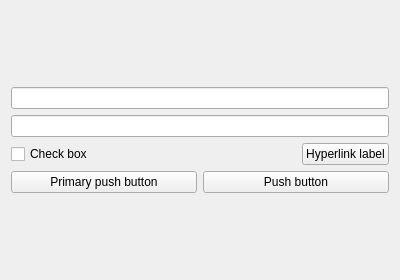
<?xml version="1.0" encoding="UTF-8"?>
<ui version="4.0">
 <class>Form</class>
 <widget class="QWidget" name="Form">
  <property name="geometry">
   <rect>
    <x>0</x>
    <y>0</y>
    <width>400</width>
    <height>280</height>
   </rect>
  </property>
  <property name="windowTitle">
   <string>Form</string>
  </property>
  <property name="layoutDirection">
   <enum>Qt::LayoutDirection::RightToLeft</enum>
  </property>
  <layout class="QVBoxLayout" name="verticalLayout">
   <item>
    <layout class="QHBoxLayout" name="horizontalLayout">
     <item>
      <widget class="ImageLabel" name="ImageLabel">
       <property name="layoutDirection">
        <enum>Qt::LayoutDirection::LeftToRight</enum>
       </property>
      </widget>
     </item>
    </layout>
   </item>
   <item>
    <layout class="QVBoxLayout" name="verticalLayout_2">
     <item>
      <widget class="LineEdit" name="UsernameLineEdit">
       <property name="layoutDirection">
        <enum>Qt::LayoutDirection::LeftToRight</enum>
       </property>
       <property name="placeholderText">
        <string/>
       </property>
       <property name="clearButtonEnabled">
        <bool>true</bool>
       </property>
      </widget>
     </item>
     <item>
      <widget class="PasswordLineEdit" name="PasswordLineEdit">
       <property name="layoutDirection">
        <enum>Qt::LayoutDirection::LeftToRight</enum>
       </property>
      </widget>
     </item>
     <item>
      <layout class="QHBoxLayout" name="horizontalLayout_2">
       <item>
        <widget class="HyperlinkLabel" name="ForgetPasswordLabel">
         <property name="layoutDirection">
          <enum>Qt::LayoutDirection::LeftToRight</enum>
         </property>
         <property name="text">
          <string>Hyperlink label</string>
         </property>
        </widget>
       </item>
       <item>
        <spacer name="horizontalSpacer">
         <property name="orientation">
          <enum>Qt::Orientation::Horizontal</enum>
         </property>
         <property name="sizeHint" stdset="0">
          <size>
           <width>40</width>
           <height>20</height>
          </size>
         </property>
        </spacer>
       </item>
       <item>
        <widget class="CheckBox" name="RememberPasswordCheckBox">
         <property name="layoutDirection">
          <enum>Qt::LayoutDirection::LeftToRight</enum>
         </property>
         <property name="text">
          <string>Check box</string>
         </property>
        </widget>
       </item>
      </layout>
     </item>
    </layout>
   </item>
   <item>
    <layout class="QHBoxLayout" name="horizontalLayout_3">
     <item>
      <widget class="PushButton" name="SignupButton">
       <property name="text">
        <string>Push button</string>
       </property>
      </widget>
     </item>
     <item>
      <widget class="PrimaryPushButton" name="LoginButton">
       <property name="text">
        <string>Primary push button</string>
       </property>
      </widget>
     </item>
    </layout>
   </item>
   <item>
    <widget class="QFrame" name="frame">
     <property name="frameShape">
      <enum>QFrame::Shape::Box</enum>
     </property>
     <property name="frameShadow">
      <enum>QFrame::Shadow::Raised</enum>
     </property>
     <property name="lineWidth">
      <number>0</number>
     </property>
    </widget>
   </item>
  </layout>
 </widget>
 <customwidgets>
  <customwidget>
   <class>CheckBox</class>
   <extends>QCheckBox</extends>
   <header>qfluentwidgets</header>
  </customwidget>
  <customwidget>
   <class>PushButton</class>
   <extends>QPushButton</extends>
   <header>qfluentwidgets</header>
  </customwidget>
  <customwidget>
   <class>PrimaryPushButton</class>
   <extends>PushButton</extends>
   <header>qfluentwidgets</header>
  </customwidget>
  <customwidget>
   <class>HyperlinkLabel</class>
   <extends>QPushButton</extends>
   <header>qfluentwidgets</header>
  </customwidget>
  <customwidget>
   <class>ImageLabel</class>
   <extends>QLabel</extends>
   <header>qfluentwidgets</header>
  </customwidget>
  <customwidget>
   <class>LineEdit</class>
   <extends>QLineEdit</extends>
   <header>qfluentwidgets</header>
  </customwidget>
  <customwidget>
   <class>PasswordLineEdit</class>
   <extends>LineEdit</extends>
   <header>qfluentwidgets</header>
  </customwidget>
 </customwidgets>
 <resources/>
 <connections/>
</ui>
